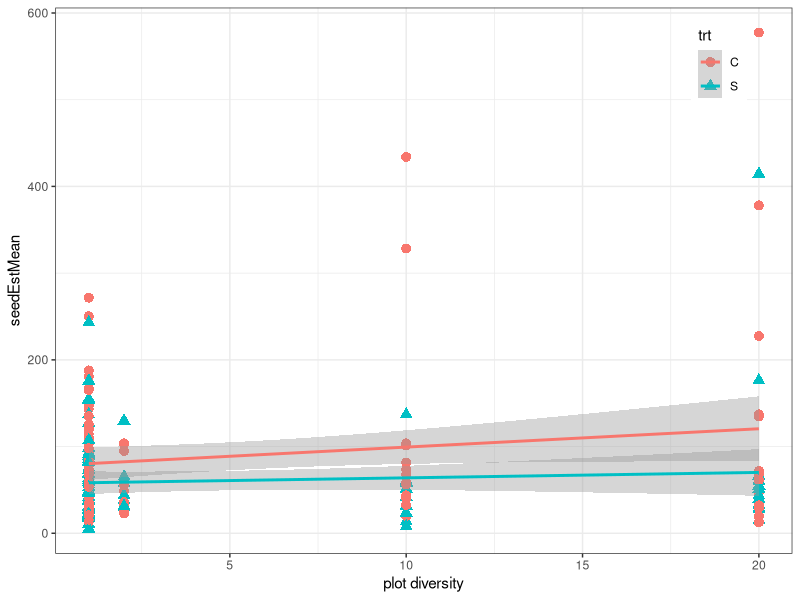
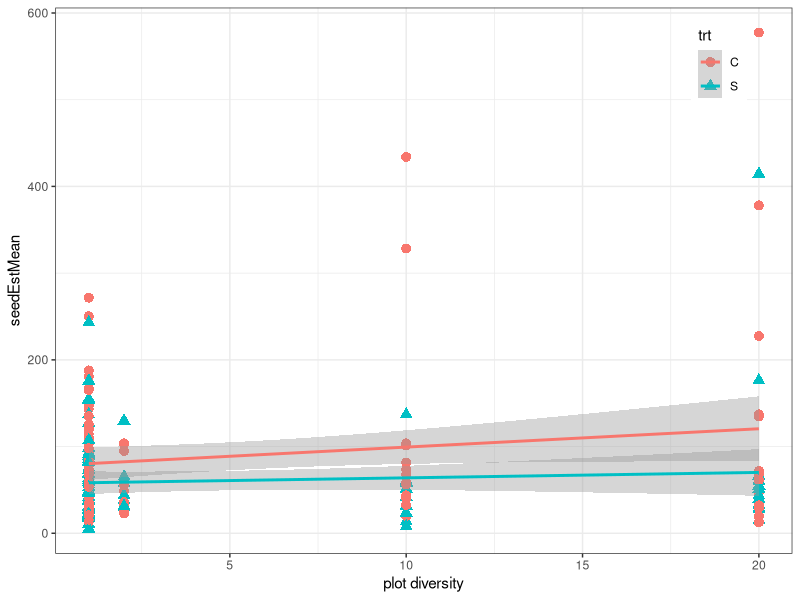

These figures' R source, in order:
#AtCG fecundity figures
#7/23/2019

library(ggplot2)
library(plyr)

#data
# fieldData <- read.csv("FieldDataWithDiversityInfo.csv")
# lineData <- read.csv("chosenLines.csv")
modeldata <- read.delim("modeldata_20190828.txt", na.strings=c(""," ","NA"))
fecundityData <- read.delim("Field-Fecundity-DATA-2018.txt", header = T)

seed_mean <- ddply(fecundityData, .(Pot.Number), summarize, 
                   seedEstMean=mean(Seed_Num_estimate),potTotSiliqueNum=sum(Total.Slique.Number),numFecPlants=length(Pot.Number))
modeldata_f <- merge.data.frame(modeldata, seed_mean, by.x="PotID", by.y="Pot.Number", all.x=TRUE)
modeldata_f<-modeldata_f[!is.na(modeldata_f$seedEstMean),] #lose 18 damaged pots


####scatterplots####
#seedEstMean

pseedEst_div <- ggplot(modeldata_f,aes(divLevel,seedEstMean, color=trt))+geom_point(aes(shape=trt, color=trt), size=3) + #facet_grid(. ~ Trt)
  geom_smooth(method=glm, se=TRUE)+ #ylim(0,1)+
  #   coord_cartesian(ylim = c(0, 1.02)) +
  xlab("plot diversity")+ylab("seedEstMean")+ 
  #   annotate(geom="text", x=-4, y=3.5, label="(a)",fontface="bold", size=5)+
  theme_bw() +
  theme(legend.position=c(.9,.9))
# ggtitle("(f)")+theme(plot.title = element_text(lineheight=2, face="bold",hjust = 0))
pseedEst_div

png("AtCG_fecundity.png",width=665, height = 400, pointsize = 12)
# svg("KTurnerFig3.svg", width=6.65, height=9, pointsize = 12)
# multiplot(pbiomass_div, pbiomass_kin,pbiomass_ft, cols=3) 
pseedEst_div
dev.off()
